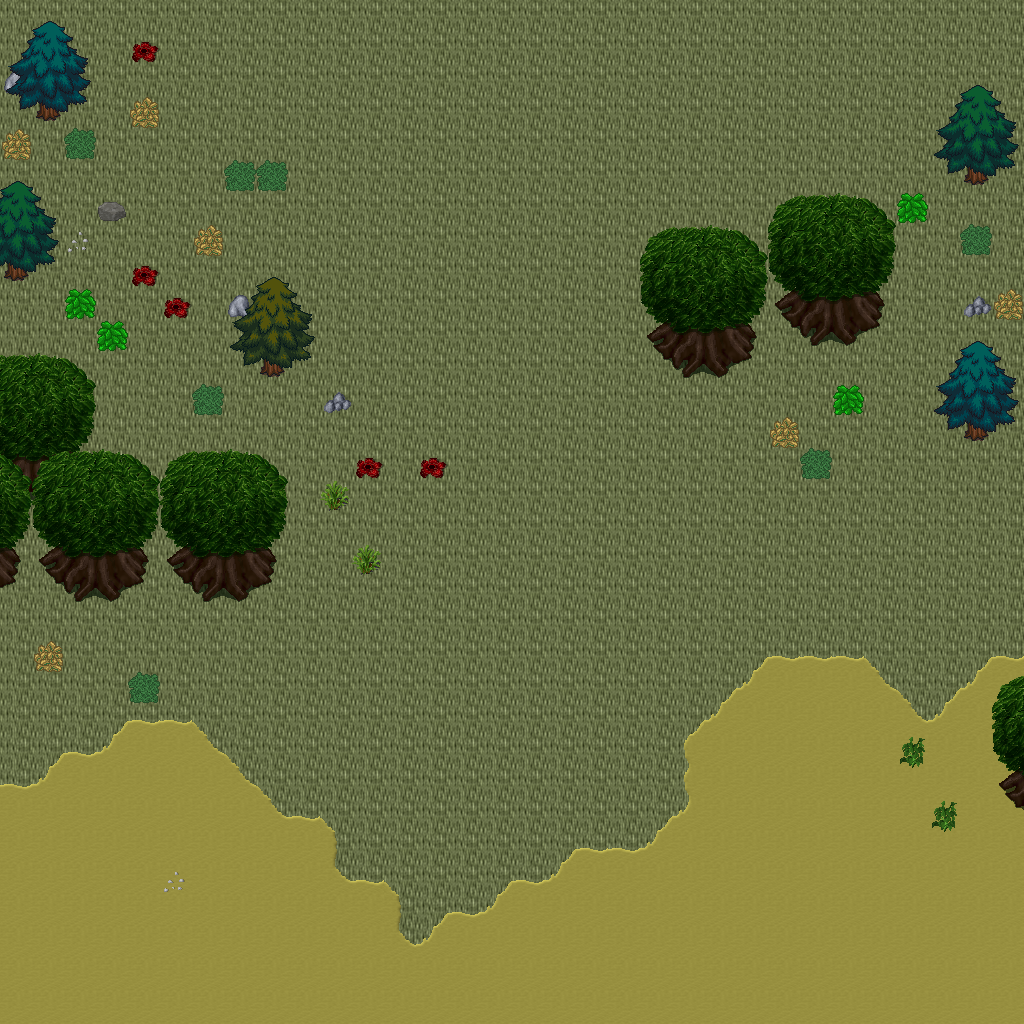

A 2D game scene composited from a Tiled map and its tileset images. What follows is a short description and the map's XML, with each tile layer's data collapsed to a summary:
An orthogonal 32x32 tile map with 32x32 px tiles, 5 tile layers (Ground, Objects, Objects2, Above, ...), 1 hidden layer not drawn, 23 tilesets.

<map version="1.10" tiledversion="1.11.0" orientation="orthogonal" renderorder="right-down" width="32" height="32" tilewidth="32" tileheight="32" infinite="0" nextlayerid="11" nextobjectid="1">
 <tileset firstgid="1" name="ground_ground" tilewidth="32" tileheight="32" tilecount="33" columns="3">
  <image source="../drawable/ground_ground.png" width="96" height="352" />
 </tileset>
 <tileset firstgid="34" name="ground_ridge_earth_dark" tilewidth="32" tileheight="32" tilecount="96" columns="12">
  <image source="../drawable/ground_ridge_earth_dark.png" width="384" height="256" />
 </tileset>
 <tileset firstgid="130" name="logic_collision" tilewidth="32" tileheight="32" tilecount="1" columns="1">
  <image source="../drawable/logic_collision.png" width="32" height="32" />
 </tileset>
 <tileset firstgid="131" name="logic_creature_animal" tilewidth="32" tileheight="32" tilecount="32" columns="8">
  <image source="../drawable/logic_creature_animal.png" width="256" height="128" />
 </tileset>
 <tileset firstgid="163" name="ground_earth_edges" tilewidth="32" tileheight="32" tilecount="18" columns="6">
  <image source="../drawable/ground_earth_edges.png" width="192" height="96" />
 </tileset>
 <tileset firstgid="181" name="plant_grasses" tilewidth="32" tileheight="32" tilecount="6" columns="3">
  <image source="../drawable/plant_grasses.png" width="96" height="64" />
 </tileset>
 <tileset firstgid="187" name="ground_earth_edges_yellowgreen" tilewidth="32" tileheight="32" tilecount="15" columns="5">
  <image source="../drawable/ground_earth_edges_yellowgreen.png" width="160" height="96" />
 </tileset>
 <tileset firstgid="202" name="ground_grass_corners" tilewidth="32" tileheight="32" tilecount="24" columns="6">
  <image source="../drawable/ground_grass_corners.png" width="192" height="128" />
 </tileset>
 <tileset firstgid="226" name="plant_tree_tree_darkgreen" tilewidth="32" tileheight="32" tilecount="88" columns="8">
  <image source="../drawable/plant_tree_tree_darkgreen.png" width="256" height="352" />
 </tileset>
 <tileset firstgid="314" name="plant_tree_evergreen" tilewidth="32" tileheight="32" tilecount="36" columns="3">
  <image source="../drawable/plant_tree_evergreen.png" width="96" height="384" />
 </tileset>
 <tileset firstgid="350" name="plant_bush_various_small" tilewidth="32" tileheight="32" tilecount="9" columns="3">
  <image source="../drawable/plant_bush_various_small.png" width="96" height="96" />
 </tileset>
 <tileset firstgid="359" name="plant_bush_bushes" tilewidth="32" tileheight="32" tilecount="10" columns="5">
  <image source="../drawable/plant_bush_bushes.png" width="160" height="64" />
 </tileset>
 <tileset firstgid="369" name="building_decoration_rocks" tilewidth="32" tileheight="32" tilecount="6" columns="3">
  <image source="../drawable/building_decoration_rocks.png" width="96" height="64" />
 </tileset>
 <tileset firstgid="375" name="ground_stonecircle" tilewidth="32" tileheight="32" tilecount="81" columns="9">
  <image source="../drawable/ground_stonecircle.png" width="288" height="288" />
 </tileset>
 <tileset firstgid="456" name="ground_rock_rocks" tilewidth="32" tileheight="32" tilecount="4" columns="2">
  <image source="../drawable/ground_rock_rocks.png" width="64" height="64" />
 </tileset>
 <tileset firstgid="460" name="building_decoration_orbpedestal" tilewidth="32" tileheight="32" tilecount="2" columns="1">
  <image source="../drawable/building_decoration_orbpedestal.png" width="32" height="64" />
 </tileset>
 <tileset firstgid="462" name="building_house_chalet" tilewidth="32" tileheight="32" tilecount="56" columns="7">
  <image source="../drawable/building_house_chalet.png" width="224" height="256" />
 </tileset>
 <tileset firstgid="518" name="building_tower_chalet" tilewidth="32" tileheight="32" tilecount="16" columns="2">
  <image source="../drawable/building_tower_chalet.png" width="64" height="256" />
 </tileset>
 <tileset firstgid="534" name="plant_bush_bush_pinks" tilewidth="32" tileheight="32" tilecount="4" columns="2">
  <image source="../drawable/plant_bush_bush_pinks.png" width="64" height="64" />
 </tileset>
 <tileset firstgid="538" name="ground_dry_grass" tilewidth="32" tileheight="32" tilecount="54" columns="9">
  <image source="../drawable/ground_dry_grass.png" width="288" height="192" />
 </tileset>
 <tileset firstgid="592" name="object_rock_pillars_stone" tilewidth="32" tileheight="32" tilecount="36" columns="6">
  <image source="../drawable/object_rock_pillars_stone.png" width="192" height="192" />
 </tileset>
 <tileset firstgid="628" name="building_door_brown_door" tilewidth="32" tileheight="32" tilecount="3" columns="1">
  <image source="../drawable/building_door_brown_door.png" width="32" height="96" />
 </tileset>
 <tileset firstgid="631" name="logic_creature_fowl" tilewidth="32" tileheight="32" tilecount="6" columns="6">
  <image source="../drawable/logic_creature_fowl.png" width="192" height="32" />
 </tileset>
 <layer id="1" name="Ground" width="32" height="32">
  <data>[1024 cells, 1024 non-empty, 2 distinct tile ids]</data>
 </layer>
 <layer id="2" name="Objects" width="32" height="32">
  <data>[1024 cells, 122 non-empty, 25 distinct tile ids]</data>
 </layer>
 <layer id="3" name="Objects2" width="32" height="32">
  <data>[1024 cells, 2 non-empty, 1 distinct tile ids]</data>
 </layer>
 <layer id="4" name="Above" width="32" height="32">
  <data>[1024 cells, 98 non-empty, 34 distinct tile ids]</data>
 </layer>
 <layer id="5" name="Above2" width="32" height="32">
  <data>[1024 cells, 22 non-empty, 14 distinct tile ids]</data>
 </layer>
 <layer id="6" name="Walkable" width="32" height="32" visible="0">
  <data>[1024 cells, 58 non-empty, 1 distinct tile ids]</data>
 </layer>
 <objectgroup id="7" name="Mapevents" />
 <objectgroup id="8" name="Spawn" />
 <objectgroup id="9" name="Keys" />
 <objectgroup id="10" name="Replace" />
</map>
